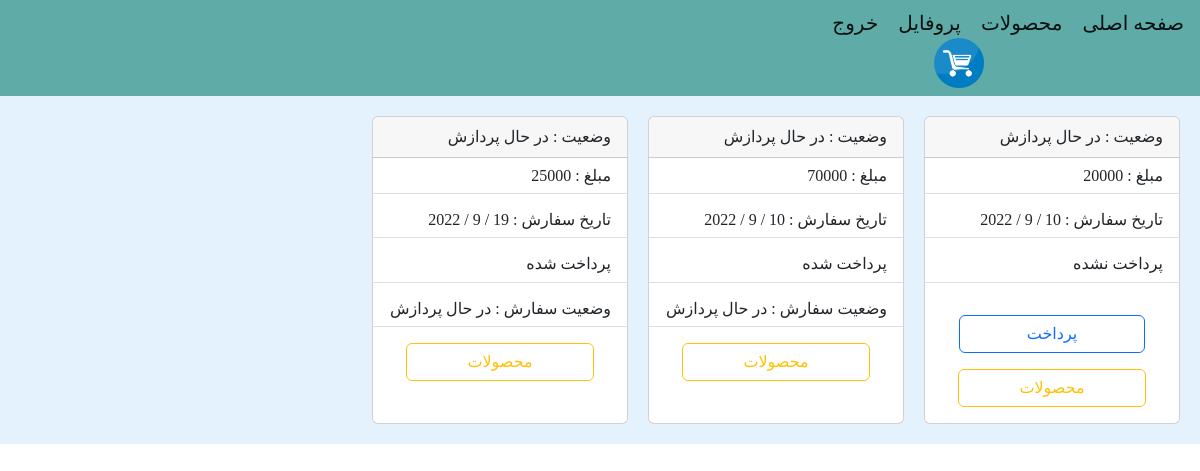
Page /orders/user_order/17/ (signed in) on the committed database.
### orders/models.py (models this page shows, shortened)
class OrdersModel(models.Model):
    pay = models.BooleanField(default=False)
    user = models.ForeignKey(User, on_delete=models.CASCADE, related_name='ouser')
    total_price = models.IntegerField()
    tracking_code = models.IntegerField(default=None)
    order_statues = models.CharField(max_length=300, choices=[
        ('در حال پردازش', 'در حال پردازش'),
        ('در حال ارسال به مقصد', 'در حال ارسال به مقصد'),
        ('تحویل داده شده', 'تحویل داده شده')
    ], default='در حال پردازش')
    order_date_update = models.DateTimeField(auto_now=True)
    order_date_create = models.DateTimeField(auto_now_add=True)

### orders/views.py (the view)
# urls.py: path('user_order/<int:user_id>/', views.UserOrderView.as_view(), name='user_order'),
class UserOrderView(View, LoginRequiredMixin):
    def get(self, request, user_id):
        user = User.object.get(pk=user_id)
        orders = OrdersModel.objects.filter(user=user)
        return render(request, 'orders/order_user.html', {'orders': orders})

### orders/templates/orders/order_user.html (shortened to what this page needs)
{% extends 'base.html' %}
{% block contant %}
    {% for order in orders %}
        <div class="card" style="width: 16rem;">
            <div class="card-header">وضعیت : {{ order.order_statues }}</div>
            <div class="list-group list-group-flush">
                <h6 class="list-group-item">مبلغ : {{ order.total_price }}</h6>
                <h6 class="list-group-item">تاریخ سفارش
                    : {{ order.order_date_create.day }} / {{ order.order_date_create.month }}
                    / {{ order.order_date_create.year }}</h6>
                {% if order.pay %}
                    <h6 class="list-group-item"> پرداخت شده</h6>
                    <h6 class="list-group-item">وضعیت سفارش : {{ order.order_statues }}</h6>
                {% else %}
                    <h6 class="list-group-item">پرداخت نشده</h6>
                    {% if not request.user.is_admin %}
                        <h6 style="text-align: center"><a href="{% url 'orders:exists_order_info' order.id %}"
                                                          class="btn btn-outline-primary"
                                                          style="width: 73%;">پرداخت</a></h6>
                    {% endif %}
                {% endif %}
                <h6 class="list-group-item" style="text-align: center"><a
                        href="{% url 'orders:order_product' order.id %}" class="btn btn-outline-warning"
                        style="width: 85%">محصولات</a></h6>
            </div>
        </div>
    {% endfor %}
{% endblock %}

### rows in the picture
OrdersModel: order_statues "در حال پردازش", total_price "20000", order_date_create.month "9", order_date_create.year "2022", pay "پرداخت نشده"
OrdersModel: order_statues "در حال پردازش", total_price "70000", order_date_create.month "9", order_date_create.year "2022"
OrdersModel: order_statues "در حال پردازش", total_price "25000", order_date_create.month "9", order_date_create.year "2022"
